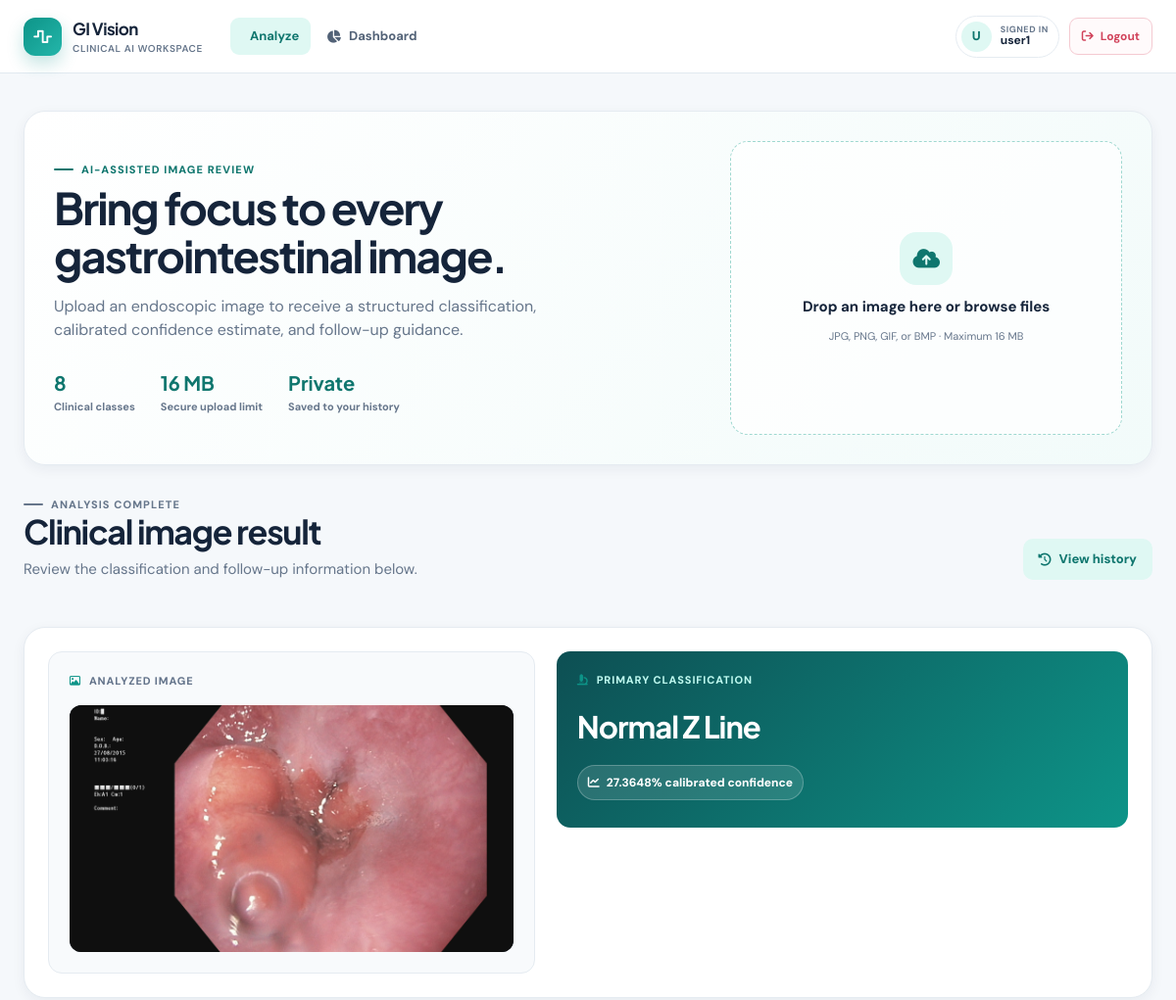
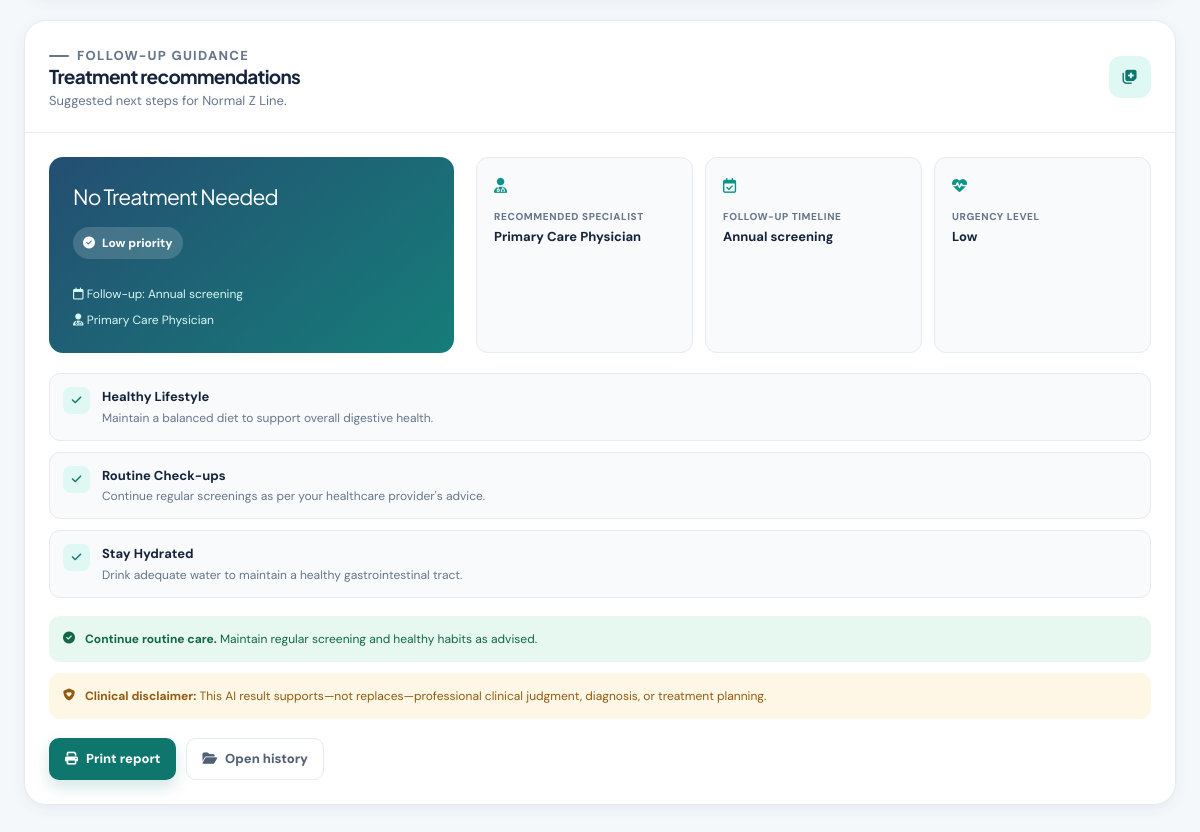
Screenshot of /analysis/20 (signed in) with the database file from the repository (2 pictures, top to bottom).
### tables this page shows
CREATE TABLE predictions (
            id INTEGER PRIMARY KEY AUTOINCREMENT,
            user_id INTEGER,
            filename TEXT,
            prediction TEXT,
            confidence REAL,
            is_valid_image INTEGER DEFAULT 1,
            created_at TIMESTAMP DEFAULT CURRENT_TIMESTAMP,
            FOREIGN KEY (user_id) REFERENCES users (id)
        );

### app.py (the view)
@app.route('/analysis/<int:analysis_id>', methods=['GET', 'POST'])
@login_required
def analysis_details(analysis_id):
    if request.method == 'POST':
        return redirect(url_for('analysis_details', analysis_id=analysis_id), code=303)
    try:
        conn = sqlite3.connect('users.db')
        conn.row_factory = sqlite3.Row
        query = 'SELECT * FROM predictions WHERE id = ?'
        params = [analysis_id]
        if session.get('role') != 'admin':
            query += ' AND user_id = ?'
            params.append(session['user_id'])
        prediction = conn.execute(query, params).fetchone()
        conn.close()
        if prediction is None:
            flash('That saved prediction was not found or you do not have permission to view it.', 'warning')
            return redirect(url_for('dashboard'))
        if prediction['is_valid_image'] != 1:
            flash('Treatment recommendations are unavailable for an invalid image.', 'warning')
            return redirect(url_for('dashboard'))
        original_confidence = normalize_confidence(prediction['confidence'])
        confidence_percent = original_confidence * 100
        predicted_class = prediction['prediction']
        return render_template(
            'index.html',
            filename=prediction['filename'],
            prediction=predicted_class,
            original_confidence=f'{original_confidence:.2%}',
            confidence=f'{confidence_percent:.4f}%',
            confidence_percent=confidence_percent,
            treatment_info=get_treatment_recommendations(predicted_class)
        )
    except Exception as e:
        print(f"Analysis details error: {e}")
        flash('Unable to load the saved prediction details.', 'danger')
        return redirect(url_for('dashboard'))

### app.py (called while the page is built, shortened)
def normalize_confidence(value):
    try:
        confidence = float(value)
    except (TypeError, ValueError):
        return 0.0
    return confidence if np.isfinite(confidence) else 0.0

@app.before_request
def invalidate_previous_server_sessions():
    if (
        session.get('user_id') is not None
        and session.get('server_session_id') != SERVER_SESSION_ID
    ):
        session.clear()

def login_required(f):
    @wraps(f)
    def decorated_function(*args, **kwargs):
        if 'user_id' not in session:
            flash('Please log in to access this page.', 'warning')
            return redirect(url_for('login'))
        return f(*args, **kwargs)
    return decorated_function

### templates/index.html (shortened to what this page needs)
{% extends "base.html" %}
{% set nav_active = 'upload' %}
{% block content %}
<section class="panel analysis-hero">
    <div class="analysis-hero__copy">
        <p class="eyebrow"><span></span> AI-assisted image review</p>
        <h1>Bring focus to every gastrointestinal image.</h1>
        <p>Upload an endoscopic image to receive a structured classification, calibrated confidence estimate, and follow-up guidance.</p>
        <div class="analysis-hero__stats" aria-label="Analysis information">
            <div><strong>8</strong><span>Clinical classes</span></div>
            <div><strong>16 MB</strong><span>Secure upload limit</span></div>
            <div><strong>Private</strong><span>Saved to your history</span></div>
        </div>
    </div>
    <form class="upload-card" method="POST" enctype="multipart/form-data" id="upload-form">
        <label class="upload-dropzone" id="dropzone" for="file">
            <span class="upload-dropzone__icon"><i class="fa-solid fa-cloud-arrow-up"></i></span>
            <strong>Drop an image here or browse files</strong>
            <small>JPG, PNG, GIF, or BMP · Maximum 16 MB</small>
        </label>
    </form>
</section>
{% if filename %}
<section class="stack" id="analysis-result" style="margin-top: 24px;">
    <div class="page-heading">
        <div>
            <p class="eyebrow"><span></span> Analysis complete</p>
            <h1>Clinical image result</h1>
            <p>Review the classification and follow-up information below.</p>
        </div>
        <a class="button--secondary" href="{{ url_for('dashboard') }}"><i class="fa-solid fa-clock-rotate-left"></i> View history</a>
    </div>
    <section class="panel">
        <div class="panel__body results-grid">
            <div class="image-card">
                <p class="card-label"><i class="fa-regular fa-image"></i> Analyzed image</p>
                <img class="analysis-image" src="{{ url_for('uploaded_file', filename=filename) }}" alt="Uploaded endoscopic image">
            </div>
            <div>
                <div class="diagnosis-card">
                    <p class="card-label"><i class="fa-solid fa-microscope"></i> Primary classification</p>
                    <h2 class="diagnosis-name">{{ prediction.replace('-', ' ').title() }}</h2>
                    <span class="confidence-pill"><i class="fa-solid fa-chart-line"></i> {{ confidence }} calibrated confidence</span>
                </div>
            </div>
        </div>
    </section>
    {% if treatment_info %}
    <section class="panel">
        <div class="panel__head">
            <div class="section-heading" style="margin: 0;">
                <div>
                    <p class="eyebrow"><span></span> Follow-up guidance</p>
                    <h2>Treatment recommendations</h2>
                    <p>Suggested next steps for {{ prediction.replace('-', ' ').title() }}.</p>
                </div>
            </div>
            <span class="icon-box"><i class="fa-solid fa-notes-medical"></i></span>
        </div>
        <div class="panel__body">
            <div class="treatment-grid">
                <div class="treatment-summary">
                    <p class="treatment-summary__type">{{ treatment_info.type }}</p>
                    <span class="priority-pill"><i class="fa-solid fa-{{ 'triangle-exclamation' if 'high' in treatment_info.urgency.lower() else 'circle-info' if 'medium' in treatment_info.urgency.lower() else 'circle-check' }}"></i>{{ treatment_info.urgency }} priority</span>
                    <div class="treatment-summary__meta">
                        <span><i class="fa-regular fa-calendar"></i> Follow-up: {{ treatment_info.follow_up }}</span>
                        <span><i class="fa-solid fa-user-doctor"></i> {{ treatment_info.specialist }}</span>
                    </div>
                </div>
                <div class="treatment-details">
                    <article class="detail-card"><i class="fa-solid fa-user-doctor"></i><small>Recommended specialist</small><strong>{{ treatment_info.specialist }}</strong></article>
                    <article class="detail-card"><i class="fa-regular fa-calendar-check"></i><small>Follow-up timeline</small><strong>{{ treatment_info.follow_up }}</strong></article>
                    <article class="detail-card"><i class="fa-solid fa-heart-pulse"></i><small>Urgency level</small><strong>{{ treatment_info.urgency }}</strong></article>
                </div>
            </div>
            <ul class="recommendations">
                {% for recommendation in treatment_info.recommendations %}
                <li>
                    <i class="fa-solid fa-check"></i>
                    <div>
                        <strong>{{ recommendation.split(':', 1)[0] }}</strong>
                        {% if ':' in recommendation %}<span>{{ recommendation.split(':', 1)[1].strip() }}</span>{% endif %}
                    </div>
                </li>
                {% endfor %}
            </ul>
            {% if 'high' in treatment_info.urgency.lower() %}
            <div class="notice notice--warning" style="margin-top: 18px;"><i class="fa-solid fa-triangle-exclamation"></i><span><strong>Prompt follow-up recommended.</strong> Please schedule an appointment with {{ treatment_info.specialist }} as soon as possible.</span></div>
            {% elif 'medium' in treatment_info.urgency.lower() %}
            <div class="notice notice--info" style="margin-top: 18px;"><i class="fa-solid fa-circle-info"></i><span><strong>Medical attention recommended.</strong> Please consult {{ treatment_info.specialist }} within the suggested timeframe.</span></div>
            {% else %}
            <div class="notice notice--success" style="margin-top: 18px;"><i class="fa-solid fa-circle-check"></i><span><strong>Continue routine care.</strong> Maintain regular screening and healthy habits as advised.</span></div>
            {% endif %}
            <div class="notice notice--warning" style="margin-top: 11px;"><i class="fa-solid fa-shield-heart"></i><span><strong>Clinical disclaimer:</strong> This AI result supports—not replaces—professional clinical judgment, diagnosis, or treatment planning.</span></div>
            <div class="report-actions">
                <button class="button" type="button" onclick="window.print()"><i class="fa-solid fa-print"></i> Print report</button>
                <a class="button--quiet" href="{{ url_for('dashboard') }}"><i class="fa-solid fa-folder-open"></i> Open history</a>
            </div>
        </div>
    </section>
    {% endif %}
</section>
{% endif %}
{% endblock %}

### rows the page displays
predictions: filename (picture), replace "Normal Z Line"

### other values shown
{{ session.get('username', 'U')[0]|upper }} "U"
{{ session.get('username', 'User') }} "user1"
{{ confidence }} "27.3648%"
{{ treatment_info.type }} "No Treatment Needed"
{{ treatment_info.urgency }} "Low"
{{ treatment_info.follow_up }} "Annual screening"
{{ treatment_info.specialist }} "Primary Care Physician"
{{ recommendation.split(':', 1)[0] }} "Healthy Lifestyle" "Routine Check-ups" "Stay Hydrated"
{{ recommendation.split(':', 1)[1].strip() }} "Maintain a balanced diet to support overall digestive health." "Continue regular screenings as per your healthcare provider's advice." "Drink adequate water to maintain a healthy gastrointestinal tract."
